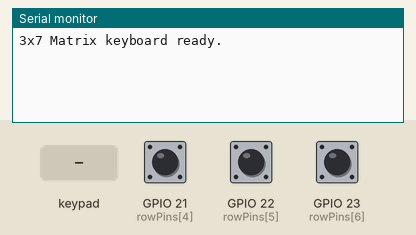
Bench run of a sketch on a simulated ESP32-C6. On the bench: the last lines printed to the serial monitor. Wiring (inferred from the names in the program): 4×3 keypad with keys 1 2 3 4 5 6 7 8 9 * 0 # (labels assumed): rows GPIO 6, GPIO 7, GPIO 10, GPIO 11; columns GPIO 3, GPIO 5, GPIO 20. Inputs (shaded band) come from the test bench; at power-on: GPIO 21 (rowPins[4]) HIGH, GPIO 23 (rowPins[6]) HIGH, GPIO 22 (rowPins[5]) HIGH.

Above: at 1.2 s.
1.3 s: GPIO 21 (rowPins[4]) pulled LOW for 0.15 s
At 2.3 s:
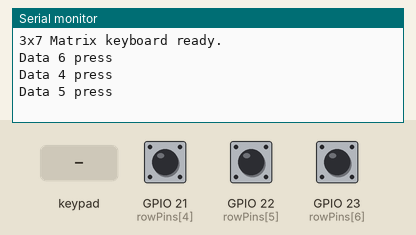
2.9 s: GPIO 23 (rowPins[6]) pulled LOW for 0.15 s
At 3.5 s:
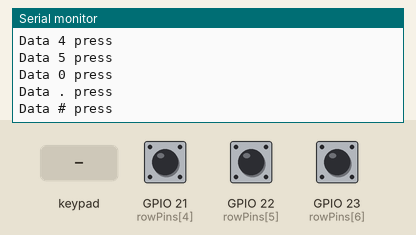
4.5 s: key '1' pressed
At 5.7 s:
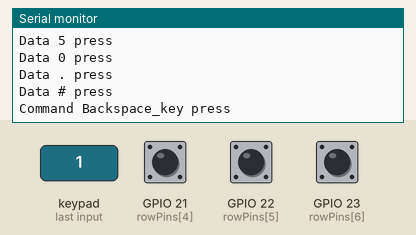
6.0 s: keypad keys 5 2 0 3 pressed 0.4 s apart
At 7.9 s:
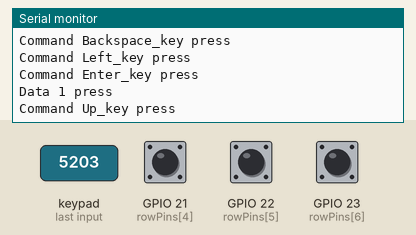
9.1 s: key '4' pressed
At 10.3 s:
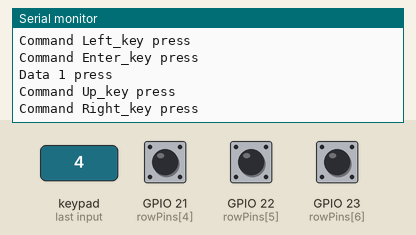
10.6 s: keypad keys 1 3 9 7 pressed 0.4 s apart
At 12.6 s:
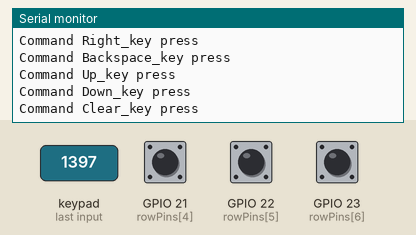
Timing chart, 0 to 14.1 s (numbered marks = the images above; inputs shaded):
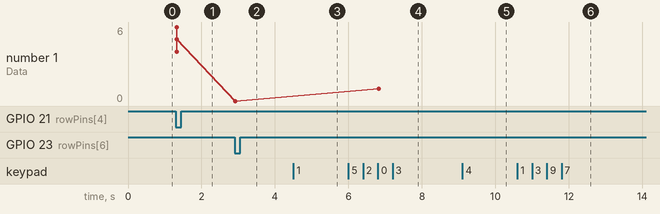

Measured:
- after the input at 1.3 s, the serial monitor: prints a new line at once (image 1)
- after the input at 2.9 s, the serial monitor: prints a new line at once (image 2)
- after the input at 4.5 s, the serial monitor: prints a new line at once (image 3)
- after the input at 6.0 s, the serial monitor: prints a new line at once (image 4)
- after the input at 9.1 s, the serial monitor: prints a new line at once (image 5)
- after the input at 10.6 s, the serial monitor: prints a new line at once (image 6)
- plotted number 1: 5 → 0 after the input at 2.9 s, 0 → 1 after the input at 6.0 s

The sketch:

metrix_keypad.ino
```cpp
// ====== Pin lists ======
const int ROWS = 7;                                 // Number of row lines
const int COLS = 3;                                 // Number of column lines

// Pin assignments for ESP32-C6 (safe pins)
const int rowPins[ROWS] = {6, 7, 10, 11, 21, 22, 23};   // Row GPIOs (inputs with pull-ups)
const int colPins[COLS] = {5, 20, 3};                   // Column GPIOs (outputs)

// Debounce settings
const unsigned long DEBOUNCE_MS = 20;                // Time a state must be stable

// Key type map (Command vs Data)
const char* keyType[ROWS][COLS] = {
  {"Command", "Command", "Command"},
  {"Command", "Command", "Command"},
  {"Command", "Command", "Command"},
  {"Data",    "Data",    "Data"},
  {"Data",    "Data",    "Data"},
  {"Data",    "Data",    "Data"},
  {"Data",    "Data",    "Data"}
};

// Key label map
const char* keyLabel[ROWS][COLS] = {
  {"Enter_key",     "Up_key",       "Backspace_key"},
  {"Left_key",      "Ok_key",       "Right_key"   },
  {"Send_key",      "Down_key",     "Clear_key"   },
  {"1",             "2",            "3"           },
  {"4",             "5",            "6"           },
  {"7",             "8",            "9"           },
  {"#",             "0",            "."           }
};

// State storage for debouncing
bool pressed[ROWS][COLS];
bool lastReading[ROWS][COLS];
unsigned long lastChangeMs[ROWS][COLS];

void setup() {
  Serial.begin(115200);

  // Setup rows as inputs with pull-ups
  for (int r = 0; r < ROWS; r++) {
    pinMode(rowPins[r], INPUT_PULLUP);
  }

  // Setup columns as outputs, idle HIGH
  for (int c = 0; c < COLS; c++) {
    pinMode(colPins[c], OUTPUT);
    digitalWrite(colPins[c], HIGH);
  }

  // Initialize debounce arrays
  for (int r = 0; r < ROWS; r++) {
    for (int c = 0; c < COLS; c++) {
      pressed[r][c] = false;
      lastReading[r][c] = false;
      lastChangeMs[r][c] = 0;
    }
  }

  Serial.println("3x7 Matrix keyboard ready.");
}

void loop() {
  for (int c = 0; c < COLS; c++) {
    digitalWrite(colPins[c], LOW);     // Activate column
    delayMicroseconds(5);

    for (int r = 0; r < ROWS; r++) {
      int val = digitalRead(rowPins[r]);
      bool isPressedNow = (val == LOW);

      if (isPressedNow != lastReading[r][c]) {
        lastReading[r][c] = isPressedNow;
        lastChangeMs[r][c] = millis();
      } else {
        if ((millis() - lastChangeMs[r][c]) >= DEBOUNCE_MS) {
          if (pressed[r][c] != isPressedNow) {
            pressed[r][c] = isPressedNow;

            if (pressed[r][c]) {
              // Print only when key is pressed
              Serial.print(keyType[r][c]);
              Serial.print(" ");
              Serial.print(keyLabel[r][c]);
              Serial.println(" press");
            }
          }
        }
      }
    }

    digitalWrite(colPins[c], HIGH);   // Deactivate column
  }
}
```
